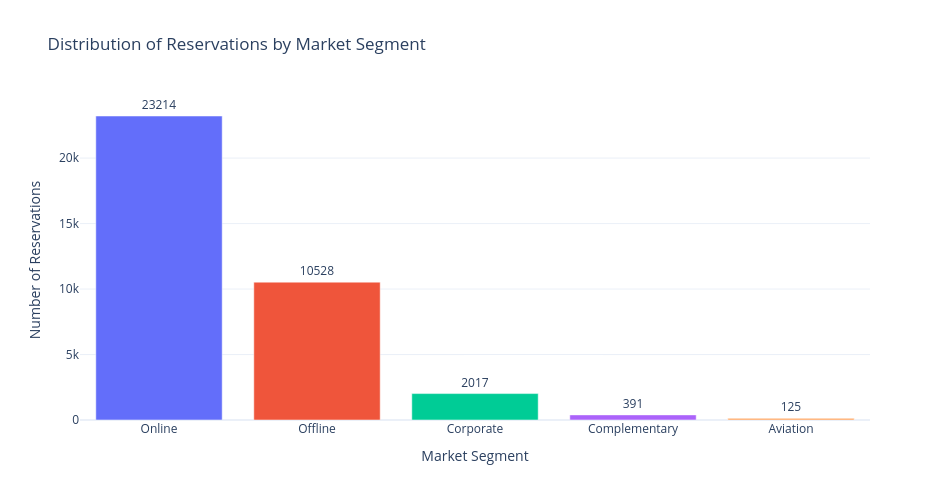

Notebook source saved alongside this figure:
### Markdown cell above
#### Examining Market Segment Distribution

### Code cell
segment_summary = (
    df["market_segment_type"]
    .value_counts()
    .rename_axis("Market_Segment")
    .reset_index(name="Reservations")
)

segment_summary["Percentage"] = (
    segment_summary["Reservations"] /
    segment_summary["Reservations"].sum() * 100
)

print("Market Segment Distribution:")
print(segment_summary.round(2).to_string(index=False))

fig = px.bar(
    segment_summary,
    x="Market_Segment",
    y="Reservations",
    color="Market_Segment",
    text="Reservations",
    title="Distribution of Reservations by Market Segment",
    labels={
        "Market_Segment": "Market Segment",
        "Reservations": "Number of Reservations"
    },
    template="plotly_white"
)

fig.update_traces(textposition="outside")

fig.update_layout(
    width=950,
    height=500,
    showlegend=False,
    xaxis_title="Market Segment",
    yaxis_title="Number of Reservations"
)

fig.show()

### Figure 1 — Plotly figure (JSON) as saved in the notebook; plotly's stock layout.template omitted (floating-point values rounded to 4 significant figures)
{"data": [{"hovertemplate": "Market Segment=%{x}<br>Number of Reservations=%{text}<extra></extra>", "legendgroup": "Online", "marker": {"color": "#636efa", "pattern": {"shape": ""}}, "name": "Online", "orientation": "v", "showlegend": true, "text": [23210.0], "textposition": "outside", "type": "bar", "x": ["Online"], "xaxis": "x", "y": [23214], "yaxis": "y"}, {"hovertemplate": "Market Segment=%{x}<br>Number of Reservations=%{text}<extra></extra>", "legendgroup": "Offline", "marker": {"color": "#EF553B", "pattern": {"shape": ""}}, "name": "Offline", "orientation": "v", "showlegend": true, "text": [10530.0], "textposition": "outside", "type": "bar", "x": ["Offline"], "xaxis": "x", "y": [10528], "yaxis": "y"}, {"hovertemplate": "Market Segment=%{x}<br>Number of Reservations=%{text}<extra></extra>", "legendgroup": "Corporate", "marker": {"color": "#00cc96", "pattern": {"shape": ""}}, "name": "Corporate", "orientation": "v", "showlegend": true, "text": [2017.0], "textposition": "outside", "type": "bar", "x": ["Corporate"], "xaxis": "x", "y": [2017], "yaxis": "y"}, {"hovertemplate": "Market Segment=%{x}<br>Number of Reservations=%{text}<extra></extra>", "legendgroup": "Complementary", "marker": {"color": "#ab63fa", "pattern": {"shape": ""}}, "name": "Complementary", "orientation": "v", "showlegend": true, "text": [391.0], "textposition": "outside", "type": "bar", "x": ["Complementary"], "xaxis": "x", "y": [391], "yaxis": "y"}, {"hovertemplate": "Market Segment=%{x}<br>Number of Reservations=%{text}<extra></extra>", "legendgroup": "Aviation", "marker": {"color": "#FFA15A", "pattern": {"shape": ""}}, "name": "Aviation", "orientation": "v", "showlegend": true, "text": [125.0], "textposition": "outside", "type": "bar", "x": ["Aviation"], "xaxis": "x", "y": [125], "yaxis": "y"}], "layout": {"barmode": "relative", "height": 500, "legend": {"title": {"text": "Market Segment"}, "tracegroupgap": 0}, "showlegend": false, "title": {"text": "Distribution of Reservations by Market Segment"}, "width": 950, "xaxis": {"anchor": "y", "categoryarray": ["Online", "Offline", "Corporate", "Complementary", "Aviation"], "categoryorder": "array", "domain": [0, 1], "title": {"text": "Market Segment"}}, "yaxis": {"anchor": "x", "domain": [0, 1], "title": {"text": "Number of Reservations"}}}}
